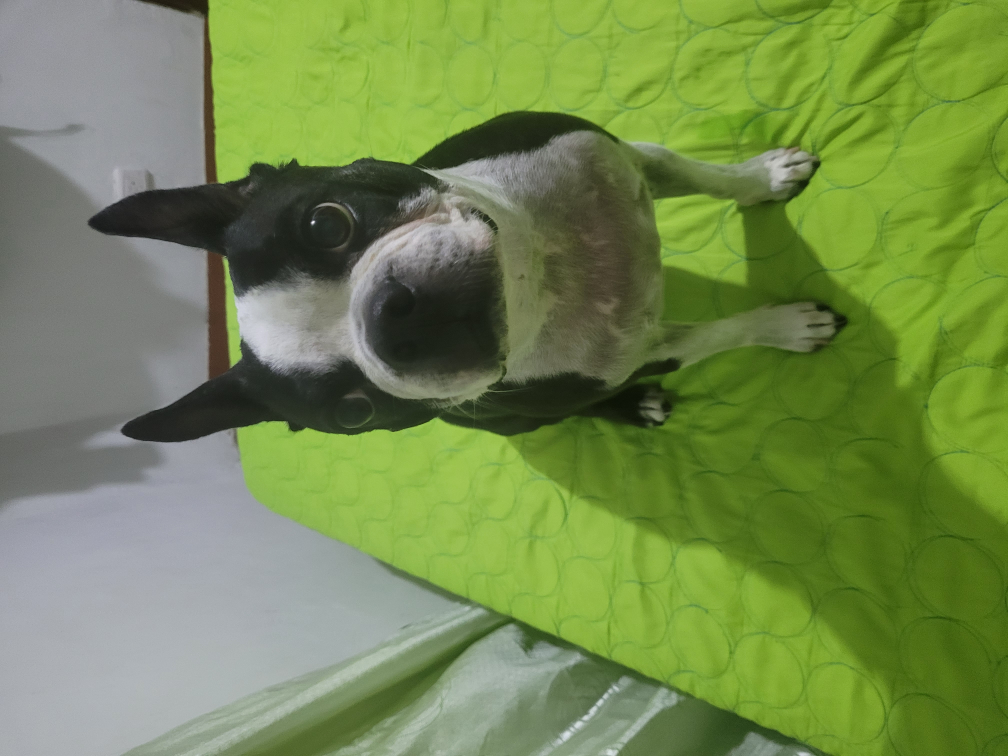
#> input picture Laboratorio 1/imagen .jpg, 4032 x 3024 px (shown at 1/4 size)
$ python matriz.py
#> lines starting #> are read from the running program, lines starting #| are printed output that depends on the picture
import os
import zarr
import numpy as np
from PIL import Image
import matplotlib.pyplot as plt
from matplotlib.widgets import Slider

# --- Matriz respaldada en disco, en bloques 2D (no cabe completa en RAM) ---
# Zarr guarda la matriz en "tiles" cuadrados en vez de fila por fila: cada
# vista solo necesita leer 1-4 bloques contiguos, no cientos de fragmentos
# dispersos por fila (que es lo que pasaba con np.memmap en un disco normal).
#
# OJO: se guarda FUERA de OneDrive a propósito. Si quedara dentro de la
# carpeta sincronizada, escribir decenas de miles de archivos de chunk
# dispara la sincronización de OneDrive en cada escritura (mucho más lento).
DIR_SCRIPT = os.path.dirname(os.path.abspath(__file__))
RUTA_FOTO = os.path.join(DIR_SCRIPT, "imagen .jpg")
RUTA_MATRIZ = os.path.join(os.environ.get("LOCALAPPDATA", "C:\\Temp"), "matriz_100k_foto_mosaico.zarr")
FORMA = (100_000, 100_000)
DTYPE = "uint8"  # valores enteros 0-9, 1 byte c/u
CHUNK = (500, 500)  # tamaño de bloque = tamaño de ventana inicial

# 10 niveles de brillo (0=oscuro, 9=claro) -> colormap secuencial "gray"
# (no "tab10": ese es cualitativo/sin orden, rompe la continuidad de la foto)
N_CATEGORIAS = 10
CMAP = "gray"


def cargar_foto_categorizada(ruta_foto, n_categorias):
    # "L" = escala de grises por luminancia (PIL usa la fórmula estándar
    # L = 0.299*R + 0.587*G + 0.114*B). Luego se reparte el rango 0-255
    # en n_categorias bandas iguales: 0 = más oscuro, n-1 = más claro.
    # rotate(-90, expand=True): la foto original quedó horizontal, se gira
    # a vertical (sentido horario) antes de usarla como tile del mosaico.
#> called with ruta_foto = 'Laboratorio 1/imagen .jpg', n_categorias = 10
    img = Image.open(ruta_foto).convert("L").rotate(-90, expand=True)
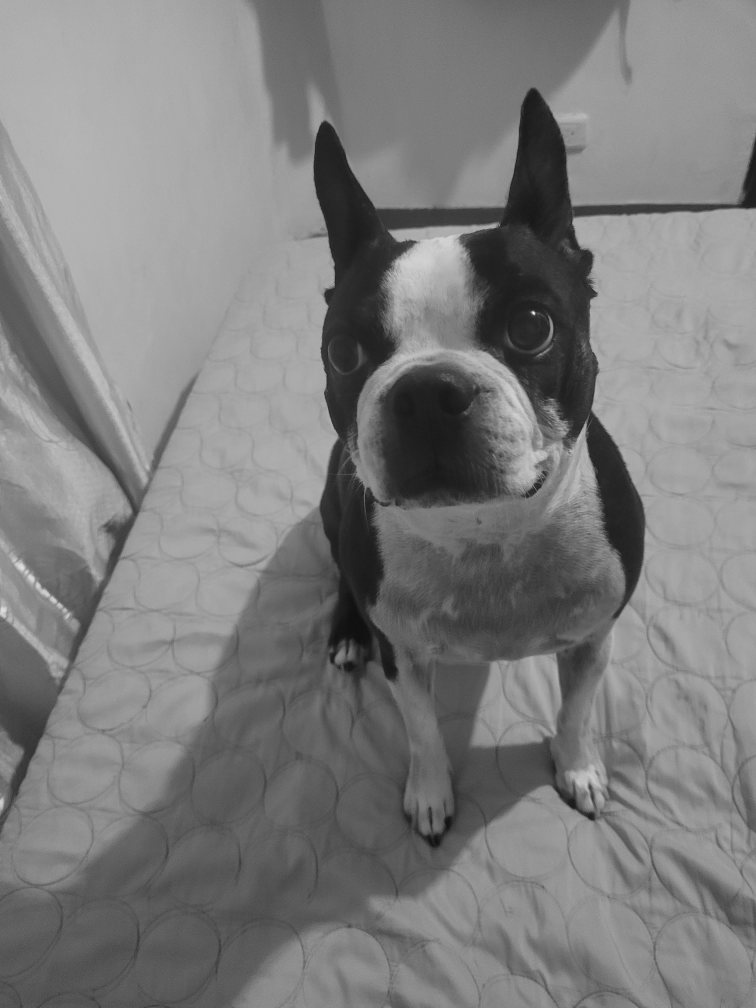
#> img: PIL image 3024x4032 L (shown at 1/4 size); min 0, max 255, mean 124.5
    gris = np.asarray(img, dtype=np.uint16)
    return ((gris * n_categorias) // 256).astype(np.uint8)


# [8 lines left out: function verificar_matriz, not called in this run]


def crear_matriz_si_no_existe(ruta, forma, dtype, chunk, foto_categorizada, banda_filas=2000):
    if os.path.exists(ruta):
        return
    print(f"Creando matriz {forma} en disco ({ruta}) a partir de la foto (mosaico)... esto puede tardar varios minutos.")
    z = zarr.open(ruta, mode="w", shape=forma, chunks=chunk, dtype=dtype)
    img_h, img_w = foto_categorizada.shape
    col_idx = np.arange(forma[1]) % img_w
    for inicio in range(0, forma[0], banda_filas):
        fin = min(inicio + banda_filas, forma[0])
        fila_idx = np.arange(inicio, fin) % img_h
        z[inicio:fin, :] = foto_categorizada[np.ix_(fila_idx, col_idx)]
        print(f"  {fin}/{forma[0]} filas generadas", end="\r")
    print("\nMatriz creada.")
    verificar_matriz(z, forma)


foto_categorizada = cargar_foto_categorizada(RUTA_FOTO, N_CATEGORIAS)
crear_matriz_si_no_existe(RUTA_MATRIZ, FORMA, DTYPE, CHUNK, foto_categorizada)
#> (the call stopped at in crear_matriz_si_no_existe, `z = zarr.open(ruta, mode="w", shape=forma, chunks=chunk, dtype=dtype)`: zarr is not available in this run)
#> (the run stopped early here; a loop or call above may not have finished)
